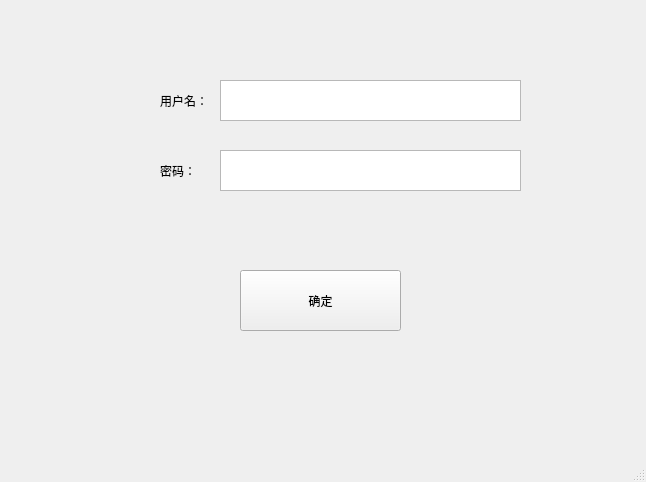
<?xml version="1.0" encoding="UTF-8"?>
<ui version="4.0">
 <class>MainWindow</class>
 <widget class="QMainWindow" name="MainWindow">
  <property name="geometry">
   <rect>
    <x>0</x>
    <y>0</y>
    <width>646</width>
    <height>482</height>
   </rect>
  </property>
  <property name="windowTitle">
   <string>MainWindow</string>
  </property>
  <widget class="QWidget" name="centralwidget">
   <widget class="QTextEdit" name="textEdit">
    <property name="geometry">
     <rect>
      <x>220</x>
      <y>80</y>
      <width>301</width>
      <height>41</height>
     </rect>
    </property>
    <property name="html">
     <string>&lt;!DOCTYPE HTML PUBLIC &quot;-//W3C//DTD HTML 4.0//EN&quot; &quot;http://www.w3.org/TR/REC-html40/strict.dtd&quot;&gt;
&lt;html&gt;&lt;head&gt;&lt;meta name=&quot;qrichtext&quot; content=&quot;1&quot; /&gt;&lt;style type=&quot;text/css&quot;&gt;
p, li { white-space: pre-wrap; }
&lt;/style&gt;&lt;/head&gt;&lt;body style=&quot; font-family:'SimSun'; font-size:9pt; font-weight:400; font-style:normal;&quot;&gt;
&lt;p style=&quot;-qt-paragraph-type:empty; margin-top:0px; margin-bottom:0px; margin-left:0px; margin-right:0px; -qt-block-indent:0; text-indent:0px;&quot;&gt;&lt;br /&gt;&lt;/p&gt;&lt;/body&gt;&lt;/html&gt;</string>
    </property>
   </widget>
   <widget class="QPushButton" name="pushButton">
    <property name="geometry">
     <rect>
      <x>240</x>
      <y>270</y>
      <width>161</width>
      <height>61</height>
     </rect>
    </property>
    <property name="text">
     <string>确定</string>
    </property>
   </widget>
   <widget class="QTextEdit" name="textEdit_2">
    <property name="geometry">
     <rect>
      <x>220</x>
      <y>150</y>
      <width>301</width>
      <height>41</height>
     </rect>
    </property>
   </widget>
   <widget class="QLabel" name="label">
    <property name="geometry">
     <rect>
      <x>160</x>
      <y>80</y>
      <width>141</width>
      <height>41</height>
     </rect>
    </property>
    <property name="text">
     <string>用户名：</string>
    </property>
   </widget>
   <widget class="QLabel" name="label_2">
    <property name="geometry">
     <rect>
      <x>160</x>
      <y>150</y>
      <width>151</width>
      <height>41</height>
     </rect>
    </property>
    <property name="text">
     <string>密码：</string>
    </property>
   </widget>
  </widget>
  <widget class="QMenuBar" name="menubar">
   <property name="geometry">
    <rect>
     <x>0</x>
     <y>0</y>
     <width>646</width>
     <height>23</height>
    </rect>
   </property>
  </widget>
  <widget class="QStatusBar" name="statusbar"/>
 </widget>
 <resources/>
 <connections/>
</ui>
